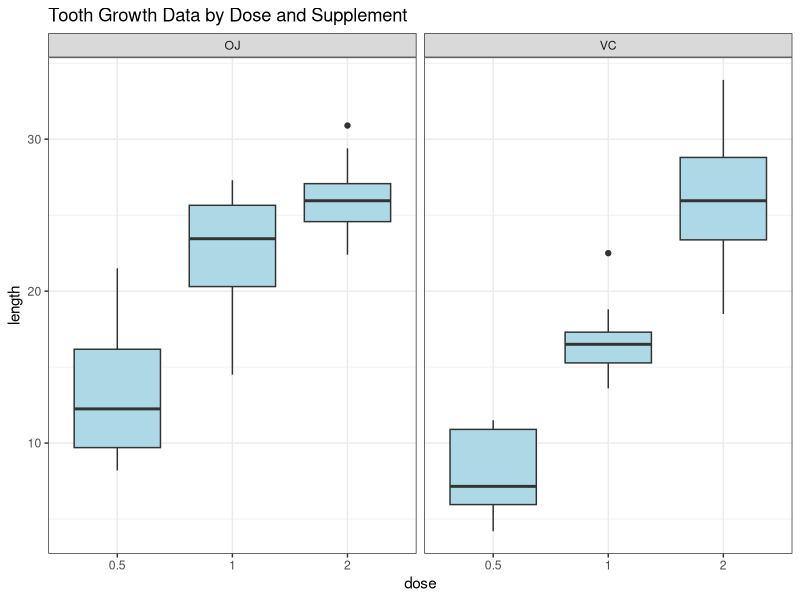

This figure's R source:
## ---- chunk 1

library(datasets)
library(dplyr)
library(ggplot2)
 
#Load Dataset
data(ToothGrowth)  

#Preview dataset
head(ToothGrowth)  

#Dataset dimension
dim(ToothGrowth)

#Dataset summary
str(ToothGrowth) 
summary(ToothGrowth)
## ---- chunk 2
p <- ggplot(ToothGrowth, aes(factor(dose), len)) + geom_boxplot(fill="lightblue") 

p + facet_wrap(~supp, ncol = 2) + labs(x="dose", y="length", title = "Tooth Growth Data by Dose and Supplement")+ theme_bw()
